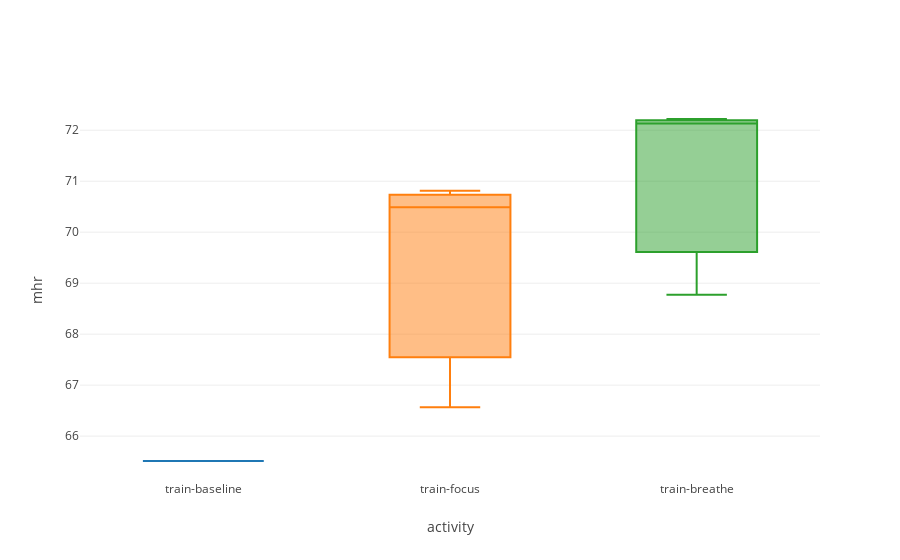
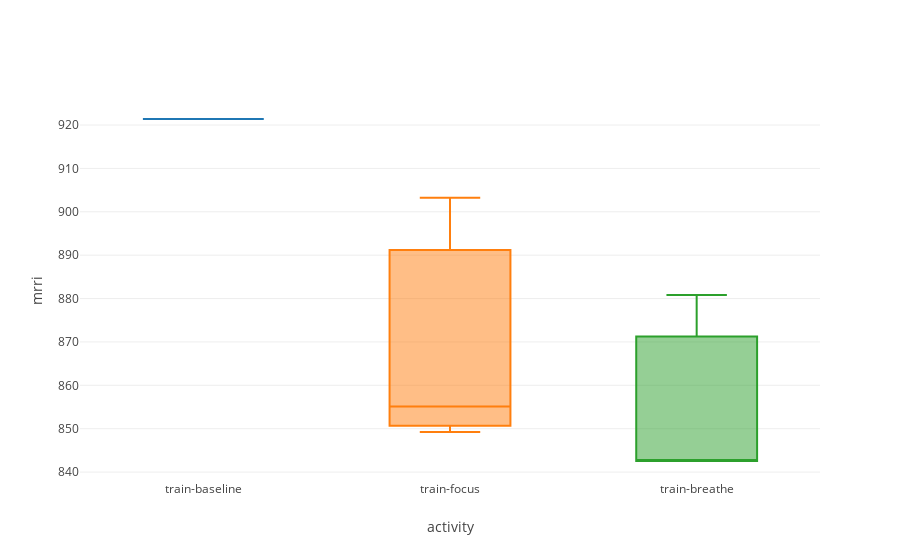
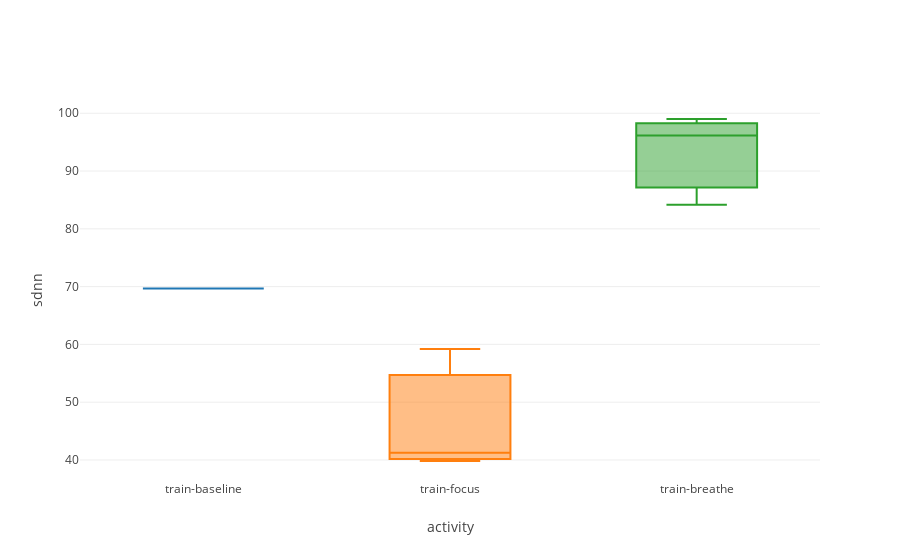
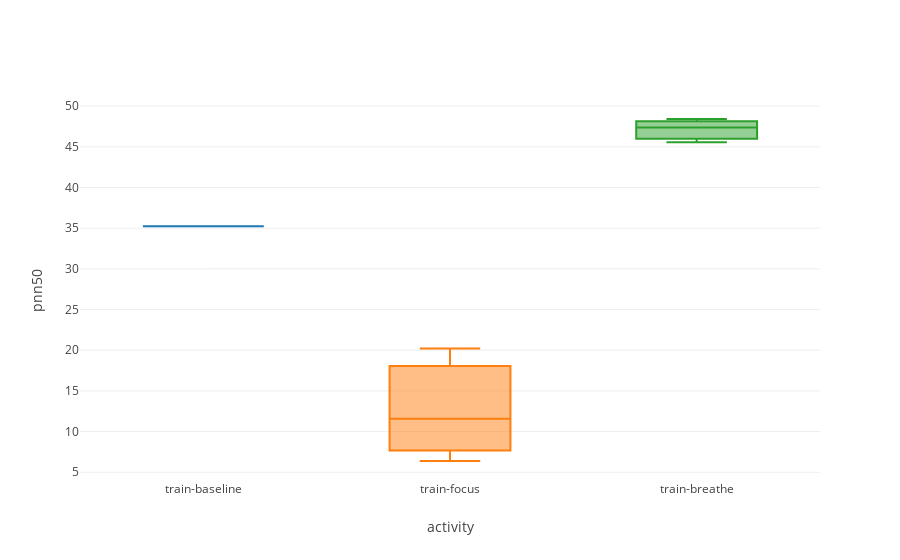

Here is the notebook cell these charts were saved with, in order:
### Markdown cell above
---


# VISUALIZATION

---

### Code cell
#d21 = df_export[df_export.start > '2018-06-21']
for feat in cl.features_all:
    dv.boxplot_compare(dfs[dfs.user==10], feat, groupby='activity', min_examples=1)

### Figure 1 — Plotly figure (JSON) as saved in the notebook; plotly's stock layout.template omitted (floating-point values rounded to 4 significant figures)
{"data": [{"name": "train-baseline", "showlegend": false, "type": "box", "y": [65.51]}, {"name": "train-focus", "showlegend": false, "type": "box", "y": [66.57, 70.81, 70.49]}, {"name": "train-breathe", "showlegend": false, "type": "box", "y": [68.77, 72.13, 72.22]}], "layout": {"xaxis": {"title": "activity"}, "yaxis": {"title": "mhr"}}}

### Figure 2 — Plotly figure (JSON) as saved in the notebook; plotly's stock layout.template omitted (floating-point values rounded to 4 significant figures)
{"data": [{"name": "train-baseline", "showlegend": false, "type": "box", "y": [921.4]}, {"name": "train-focus", "showlegend": false, "type": "box", "y": [903.2, 849.2, 855.1]}, {"name": "train-breathe", "showlegend": false, "type": "box", "y": [880.8, 842.6, 842.6]}], "layout": {"xaxis": {"title": "activity"}, "yaxis": {"title": "mrri"}}}

### Figure 3 — Plotly figure (JSON) as saved in the notebook; plotly's stock layout.template omitted (floating-point values rounded to 4 significant figures)
{"data": [{"name": "train-baseline", "showlegend": false, "type": "box", "y": [69.69]}, {"name": "train-focus", "showlegend": false, "type": "box", "y": [41.23, 39.82, 59.21]}, {"name": "train-breathe", "showlegend": false, "type": "box", "y": [84.17, 96.14, 99.01]}], "layout": {"xaxis": {"title": "activity"}, "yaxis": {"title": "sdnn"}}}

### Figure 4 — Plotly figure (JSON) as saved in the notebook; plotly's stock layout.template omitted (floating-point values rounded to 4 significant figures)
{"data": [{"name": "train-baseline", "showlegend": false, "type": "box", "y": [35.23]}, {"name": "train-focus", "showlegend": false, "type": "box", "y": [20.22, 6.383, 11.58]}, {"name": "train-breathe", "showlegend": false, "type": "box", "y": [45.56, 47.37, 48.42]}], "layout": {"xaxis": {"title": "activity"}, "yaxis": {"title": "pnn50"}}}
